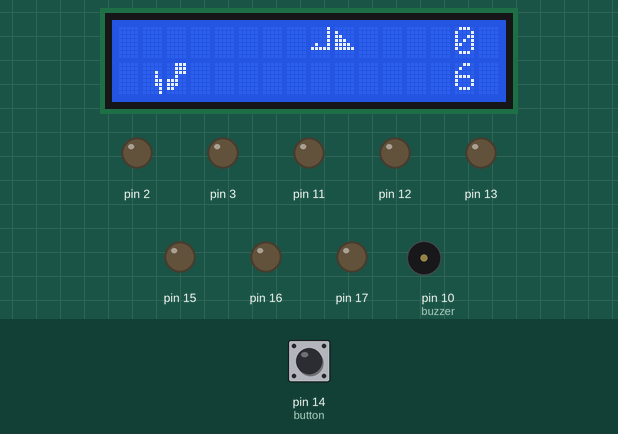
Simulated run of this sketch. Board: Arduino Uno, built with avr-gcc and run on an emulated ATmega328P. Parts: 16×2 character LCD, output pins drawn as LEDs (lit = HIGH), buzzer (waves = sounding). The test bench sets the inputs (shaded band); at power-on: pin 14 (button) HIGH. Random numbers use the default seed unless the sketch sets one.

Above: at 1.25 s.
1.3 s: pin 14 (button) pulled LOW for 3.2 s
At 4.6 s:
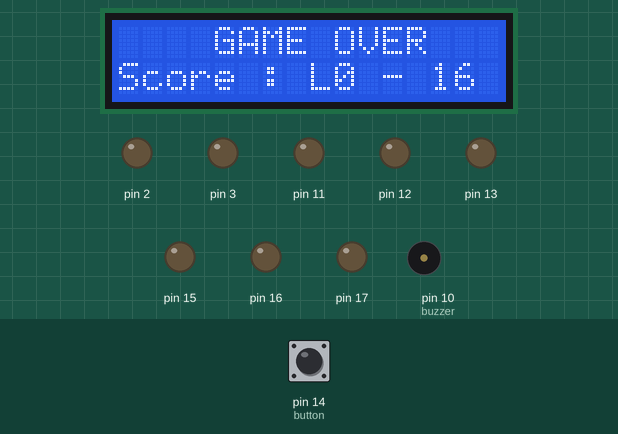
6.0 s: pin 14 (button) pulled LOW for 3.2 s
At 6.82 s:
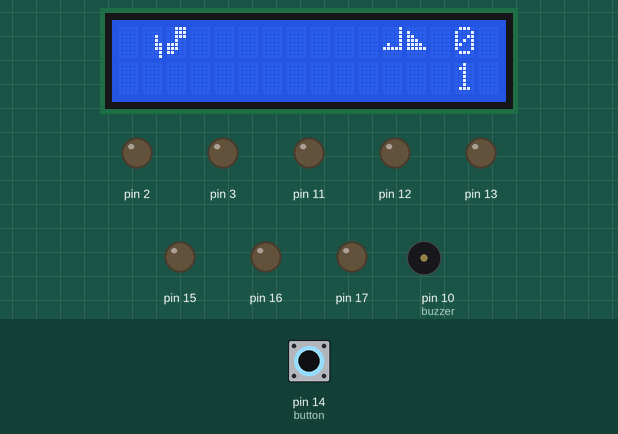
9.8 s: pin 14 (button) pulled LOW for 0.15 s
At 10.03 s:
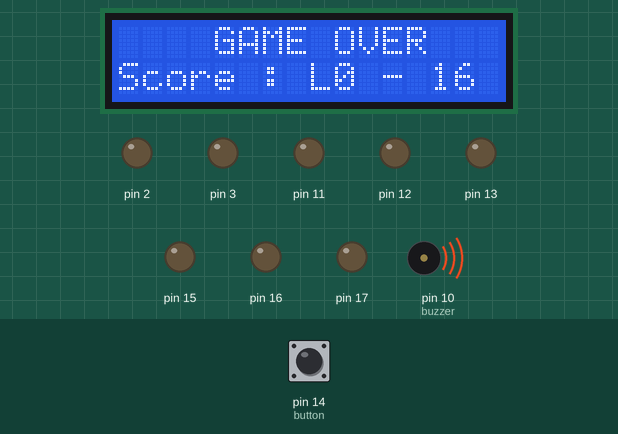
12.9 s: pin 14 (button) pulled LOW for 3.2 s
At 16.17 s:
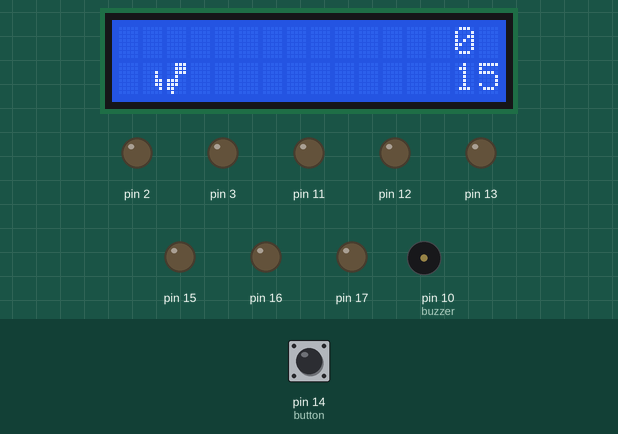
16.7 s: pin 14 (button) pulled LOW for 1 s
At 20.21 s:
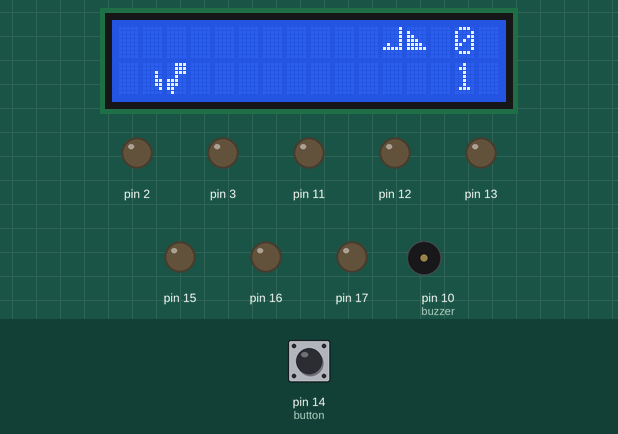
25.6 s: pin 14 (button) pulled LOW for 3.2 s
At 26.86 s:
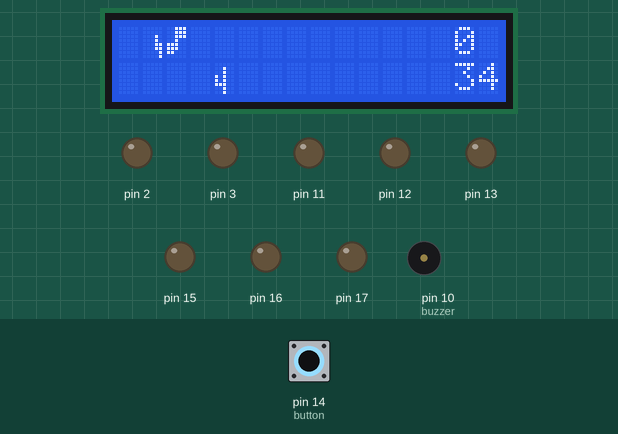
Timing chart, 0 to 33.3 s (numbered marks = the images above; inputs shaded):
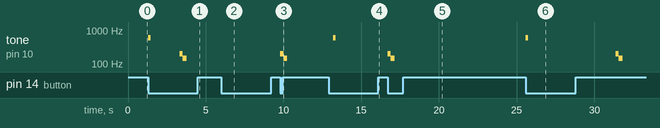

Measured:
- after the input at 1.3 s, tone on pin 10 (buzzer): plays 600 Hz for 0.15 s, 200 Hz for 0.20 s, 150 Hz for 0.25 s, starting at once
- after the input at 9.8 s, tone on pin 10 (buzzer): silent → 200 Hz at once, → 150 Hz 0.20 s later, → silent 0.25 s later
- after the input at 12.9 s, tone on pin 10 (buzzer): silent → 600 Hz after 0.31 s, → silent 0.15 s later

The sketch:

Dino_game_revised_2.ino
```cpp
/*Arduino Chrome Dino (T-Rex) Game on a 16-pin 16x2 LCD Display
  Code used in the Dino Game project from YouTube Short/Instagram Reel video

  Author credits (YT Channel): CREA ELECTRONICA
  Original video: https://www.youtube.com/watch?v=yki4MBmUFI4&t=2s

  Code revised by Kris Houben
  Code revised by Phuriphat Maneethap & Nicky Zakrzewski
 */

#include <LiquidCrystal.h>
LiquidCrystal lcd(8, 9, 4, 5, 6, 7); // Fill out pin declarations according to board pins the LCD is connected to

byte DINO_FEET_RIGHT_PART_1[8] = {B00000, B00000, B00010, B00010, B00011, B00011, B00001, B00001};
byte DINO_FEET_RIGHT_PART_2[8] = {B00111, B00111, B00111, B00100, B11100, B11100, B11000, B00000};
byte DINO_FEET_LEFT_PART_1[8] = {B00000, B00000, B00010, B00010, B00011, B00011, B00001, B00000};
byte DINO_FEET_LEFT_PART_2[8] = {B00111, B00111, B00111, B00100, B11100, B11100, B11000, B01000};
byte CACTUS_SMALL[8] = {B00000, B00100, B00100, B10100, B10100, B11100, B00100, B00100};
byte CACTUS_BIG[8] = {B00100, B00101, B00101, B10101, B11111, B00100, B00100, B00100};
byte BIRD_PART1[8] = {B00001, B00001, B00001, B00001, B01001, B11111, B00000, B00000};
byte BIRD_PART2[8] = {B00000, B10000, B11000, B11100, B11110, B11111, B00000, B00000};

// variable declarations
int button = 14;              // Pushbutton pin - for making the Dinosaur jump
int buzzer = 10;               // Passive Buzzer pin - for sound effects

int gamelevel = 0;
int gamescore = 0;

int column_dino_part1 = 1;    // column position part1 of dino
int column_dino_part2 = 2;    // column position part2 of dino
int row_dino = 1;             // row position for dino
int dinofeetposition = 1;     // flag for dino feet position : 1 = right , 2 = left
int dinostate = 0;            // flag for dino state : 0 = running , 1 = flying

int objecttype = 0;           // 0 = bird , 1 = small cactus , 2 = big cactus
int row_object = 0;           // row position of object (0 = top row , 1 = bottom row)
int column_object = 13;       // column position of object
int objectspeeddelay = 300;   // initial value for object speed delay
int objectaccelaration = 5;   // object acceleration each round in milliseconds
int newobjectposition = 0;    // flag for detection new object position  : 1 = set new position , 0 = keep current position
int randomrow = 0;            // randomrow for bird objecttype
// timers
// timers are used with millis() function
// timer period in milliseconds
unsigned long dinofeettimer = 0;      // dino feet delay
int dinofeetperiod = 200;
unsigned long objectspeedtimer = 0;   // object speed delay
int objectspeedperiod = objectspeeddelay;
unsigned long gamescoretimer = 0;     // gamescore delay
int gamescoreperiod = 200;


void gameover() {
    lcd.clear();
    lcd.setCursor(4, 0);
    lcd.print("GAME OVER");
    lcd.setCursor(0, 1);
    lcd.print("Score : L"+String(gamelevel)+" - "+String(gamescore));
    int note[] = {200, 150};
    for (int i = 0; i < 2; i++) {
      tone(buzzer, note[i], 250);
      delay(200);
    }
    delay(3000);
    lcd.clear();
    column_object = 13;
    objectspeedperiod = objectspeeddelay;
    gamescore = 0;
    gamelevel = 0;
}

void setup() {

  for (int i = 2; i <= 17; i++)  pinMode(i, OUTPUT);
  pinMode(button, INPUT);
  pinMode(buzzer, OUTPUT);

  //lcd.begin();
  lcd.begin(16,2);
  lcd.clear();
  lcd.createChar(0, DINO_FEET_RIGHT_PART_1);
  lcd.createChar(1, DINO_FEET_RIGHT_PART_2);
  lcd.createChar(2, DINO_FEET_LEFT_PART_1);
  lcd.createChar(3, DINO_FEET_LEFT_PART_2);
  lcd.createChar(4, CACTUS_SMALL);
  lcd.createChar(5, CACTUS_BIG);
  lcd.createChar(6, BIRD_PART1);
  lcd.createChar(7, BIRD_PART2);


}

void loop() {
  if (millis() > dinofeettimer + dinofeetperiod) { //delay for changing dino feet position
    dinofeettimer = millis();
    if (dinofeetposition == 1) {
      dinofeetposition = 2;
    }
    else if (dinofeetposition == 2) {
      dinofeetposition = 1;
    }
  }

  if (millis() > objectspeedtimer + objectspeedperiod) { // delay for object speed
    objectspeedtimer = millis();
    column_object = column_object - 1;
    if (column_object < 0) {
      column_object = 13;
      objectspeedperiod = objectspeedperiod - objectaccelaration;  // acceleration
      objecttype = random(0, 3); // choose number between 0 and 2
      randomrow = random(0, 2);  // choos number between 0 and 1
    }

    if (column_object < 13) {
      lcd.setCursor(column_object+1, 1);    //clean down position
      lcd.print(" ");
      lcd.setCursor(column_object+1, 0);    //clean up position
      lcd.print(" ");
    }

    lcd.setCursor(0, 1);   //clean down position
    lcd.print(" ");
    lcd.setCursor(0, 0);  // clean up position
    lcd.print(" ");
    newobjectposition = 1;
  }

  if (dinostate == 0) {
    if (dinofeetposition == 1) {  // dino feet right
      lcd.setCursor(column_dino_part1, row_dino);
      lcd.write(byte(0));
      lcd.setCursor(column_dino_part2, row_dino);
      lcd.write(byte(1));
    }
    if (dinofeetposition == 2) {  // dino feet left
      lcd.setCursor(column_dino_part1, row_dino);
      lcd.write(byte(2));
      lcd.setCursor(column_dino_part2, row_dino);
      lcd.write(byte(3));
    }
  }

  if (newobjectposition == 1) {
    if (objecttype == 1) {  // small cactus
      row_object = 1;
      lcd.setCursor(column_object, row_object);
      lcd.write(byte(4));

    }
    else if (objecttype == 2) { // big cactus
      row_object = 1;
      lcd.setCursor(column_object, row_object);
      lcd.write(byte(5));

    }
    else {      // bird
      row_object = randomrow;
      lcd.setCursor(column_object-1, row_object);
      lcd.write(byte(6));
      lcd.setCursor(column_object, row_object);
      lcd.write(byte(7));

    }
    newobjectposition = 0;
  }

  // colliding conditions for upper row
  if (digitalRead(button) == false && (column_object == 1 || column_object == 2 ) && row_object == 0 ) {
    gameover();
  }

  //colliding conditions for bottom row
  if (digitalRead(button) == HIGH && (column_object == 1 || column_object == 2 ) && row_object == 1 ) {
    gameover();
  }
/*
  int currentdinostate = dinostate;
  if (digitalRead(button) == true) {
    if (dinostate == 0) {
      lcd.setCursor(0, 1);  // remove dino from bottom row
      lcd.print("    ");
      dinostate = 1;
    }
    */
      int currentdinostate = dinostate;
  if (digitalRead(button) == false) {
    if (dinostate == 0) {
      lcd.setCursor(0, 1);  // remove dino from bottom row
      lcd.print("    ");
      dinostate = 1;
    }
    lcd.setCursor(column_dino_part1, 0);
    lcd.write(byte(0));
    lcd.setCursor(column_dino_part2, 0);
    lcd.write(byte(1));

    if (currentdinostate == 0) {
      int note[] = {600};
      for (int i = 0; i < 1; i++) {
        tone(buzzer, note[i], 150);
        delay(20);
      }
    }
  }
  else {
    if (currentdinostate == 1) {
      lcd.setCursor(0, 0);   // remove dino from top row
      lcd.print("    ");
    }
    dinostate = 0;
  }

  //gamescore
  if (millis() > gamescoretimer + gamescoreperiod) { // delay for gamescore
    gamescoretimer = millis();
    gamescore = gamescore + 1;
    if (gamescore == 100) {
      int note[] = {800, 900};
      for (int i = 0; i < 2; i++) {
        tone(buzzer, note[i], 150);
        delay(150);
      }
      gamescore = 0;
      gamelevel = gamelevel + 1;
      if (gamelevel == 100) {
        gamelevel = 0;
      }
    }
    lcd.setCursor(14, 1);
    lcd.print(gamescore);
    lcd.setCursor(14, 0);
    lcd.print(gamelevel);
  }
}
```
